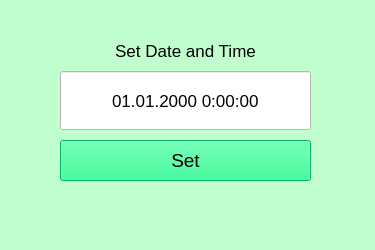
<?xml version="1.0" encoding="UTF-8"?>
<ui version="4.0">
 <class>SetDateAndTime</class>
 <widget class="QMainWindow" name="SetDateAndTime">
  <property name="geometry">
   <rect>
    <x>0</x>
    <y>0</y>
    <width>375</width>
    <height>250</height>
   </rect>
  </property>
  <property name="minimumSize">
   <size>
    <width>375</width>
    <height>250</height>
   </size>
  </property>
  <property name="maximumSize">
   <size>
    <width>375</width>
    <height>250</height>
   </size>
  </property>
  <property name="windowTitle">
   <string>MainWindow</string>
  </property>
  <property name="styleSheet">
   <string notr="true">background-color: rgb(192, 255, 205);</string>
  </property>
  <widget class="QWidget" name="centralwidget">
   <widget class="QDateTimeEdit" name="dateTimeEdit">
    <property name="geometry">
     <rect>
      <x>60</x>
      <y>70</y>
      <width>251</width>
      <height>61</height>
     </rect>
    </property>
    <property name="font">
     <font>
      <pointsize>13</pointsize>
     </font>
    </property>
    <property name="styleSheet">
     <string notr="true">background-color: rgb(255, 255, 255);</string>
    </property>
    <property name="alignment">
     <set>Qt::AlignCenter</set>
    </property>
    <property name="buttonSymbols">
     <enum>QAbstractSpinBox::NoButtons</enum>
    </property>
    <property name="keyboardTracking">
     <bool>true</bool>
    </property>
    <property name="displayFormat">
     <string>dd.MM.yyyy H:mm:ss</string>
    </property>
    <property name="calendarPopup">
     <bool>false</bool>
    </property>
   </widget>
   <widget class="QLabel" name="label">
    <property name="geometry">
     <rect>
      <x>60</x>
      <y>30</y>
      <width>251</width>
      <height>41</height>
     </rect>
    </property>
    <property name="font">
     <font>
      <pointsize>13</pointsize>
     </font>
    </property>
    <property name="text">
     <string>Set Date and Time</string>
    </property>
    <property name="alignment">
     <set>Qt::AlignCenter</set>
    </property>
   </widget>
   <widget class="QPushButton" name="set">
    <property name="geometry">
     <rect>
      <x>60</x>
      <y>140</y>
      <width>251</width>
      <height>41</height>
     </rect>
    </property>
    <property name="font">
     <font>
      <pointsize>14</pointsize>
     </font>
    </property>
    <property name="styleSheet">
     <string notr="true">background-color: rgb(0, 255, 127);</string>
    </property>
    <property name="text">
     <string>Set</string>
    </property>
   </widget>
  </widget>
  <widget class="QMenuBar" name="menubar">
   <property name="geometry">
    <rect>
     <x>0</x>
     <y>0</y>
     <width>375</width>
     <height>26</height>
    </rect>
   </property>
  </widget>
  <widget class="QStatusBar" name="statusbar"/>
 </widget>
 <resources/>
 <connections/>
</ui>
